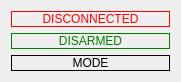
   <widget class="QWidget" name="verticalLayoutWidget_3">
    <property name="geometry">
     <rect>
      <x>660</x>
      <y>150</y>
      <width>181</width>
      <height>80</height>
     </rect>
    </property>
    <layout class="QVBoxLayout" name="verticalLayout">
     <item>
      <widget class="QLabel" name="StateConnected">
       <property name="styleSheet">
        <string notr="true">color : red</string>
       </property>
       <property name="frameShape">
        <enum>QFrame::Box</enum>
       </property>
       <property name="frameShadow">
        <enum>QFrame::Plain</enum>
       </property>
       <property name="text">
        <string>DISCONNECTED</string>
       </property>
       <property name="alignment">
        <set>Qt::AlignCenter</set>
       </property>
      </widget>
     </item>
     <item>
      <widget class="QLabel" name="StateARM">
       <property name="styleSheet">
        <string notr="true">color : green</string>
       </property>
       <property name="frameShape">
        <enum>QFrame::Box</enum>
       </property>
       <property name="frameShadow">
        <enum>QFrame::Plain</enum>
       </property>
       <property name="text">
        <string>DISARMED</string>
       </property>
       <property name="alignment">
        <set>Qt::AlignCenter</set>
       </property>
      </widget>
     </item>
     <item>
      <widget class="QLabel" name="StateMode">
       <property name="styleSheet">
        <string notr="true"/>
       </property>
       <property name="frameShape">
        <enum>QFrame::Box</enum>
       </property>
       <property name="frameShadow">
        <enum>QFrame::Plain</enum>
       </property>
       <property name="text">
        <string>MODE</string>
       </property>
       <property name="alignment">
        <set>Qt::AlignCenter</set>
       </property>
      </widget>
     </item>
    </layout>
   </widget>
